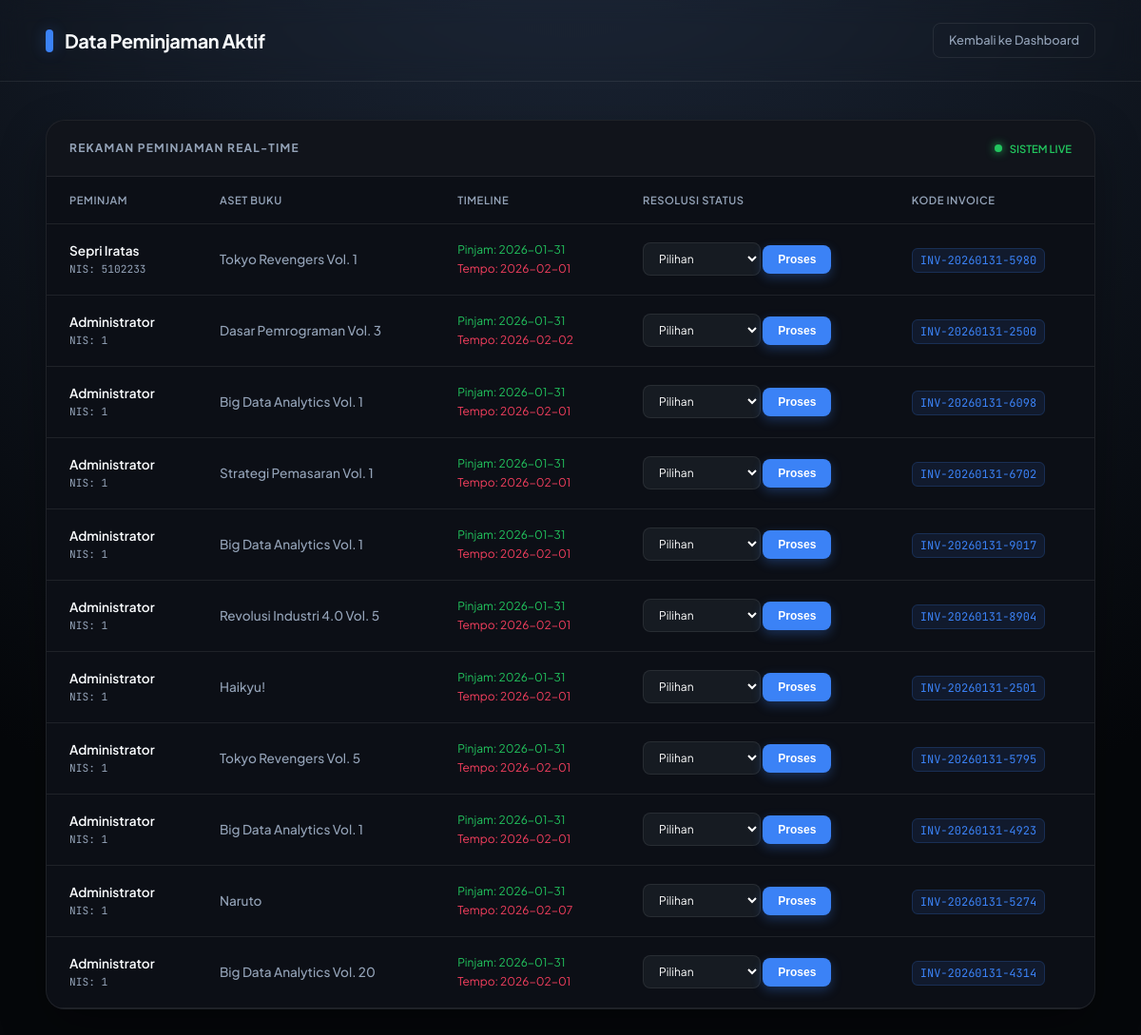
/public/admin/borrows.php (signed in), run on the app's committed database.
### tables this page shows
CREATE TABLE `borrows` (
  `id` int(11) NOT NULL,
  `user_id` bigint(20) NOT NULL,
  `book_id` int(11) NOT NULL,
  `borrow_date` date NOT NULL,
  `due_date` date NOT NULL,
  `return_date` date DEFAULT NULL,
  `status` enum('borrowed','reserved','returned','cancelled') DEFAULT 'reserved',
  `invoice_code` varchar(50) NOT NULL,
  `late_days` int(11) DEFAULT 0,
  `created_at` timestamp NOT NULL DEFAULT current_timestamp()
);

CREATE TABLE `users` (
  `id` bigint(20) NOT NULL COMMENT 'NIS / ID User',
  `nama` varchar(100) NOT NULL,
  `email` varchar(100) NOT NULL,
  `password` varchar(255) NOT NULL,
  `role` enum('admin','siswa') DEFAULT 'siswa',
  `created_at` timestamp NOT NULL DEFAULT current_timestamp()
);

CREATE TABLE `books` (
  `id` int(11) NOT NULL,
  `judul` varchar(255) NOT NULL,
  `kategori` varchar(100) DEFAULT NULL,
  `rack_code` varchar(20) DEFAULT NULL,
  `deskripsi` text DEFAULT NULL,
  `cover` text DEFAULT NULL,
  `status` enum('available','borrowed') DEFAULT 'available',
  `created_at` timestamp NOT NULL DEFAULT current_timestamp()
);

### public/admin/borrows.php (the view, shortened to what this page needs)
<?php
$db = DB::connect();
$sql = "SELECT b.id, u.id AS user_id, u.nama, bk.judul AS book_title, b.borrow_date, b.due_date, b.invoice_code
        FROM borrows b JOIN users u ON u.id = b.user_id JOIN books bk ON bk.id = b.book_id
        WHERE b.status = 'reserved' ORDER BY b.borrow_date DESC";
$borrows = $db->query($sql)->fetchAll();
?>
<!DOCTYPE html>
<html lang="id">
<head>
</head>
<body>
<header>
    <h1>Data Peminjaman Aktif</h1>
    <a href="/perpustakaan/public/admin/dashboard.php">Kembali ke Dashboard</a>
</header>
<div class="container">
    <div class="card">
        <div class="table-header">
            <span>Rekaman Peminjaman Real-time</span>
            <div style="display: flex; align-items: center; gap: 8px; font-size: 0.7rem; color: var(--success); font-weight: 600;">
                <div style="width: 8px; height: 8px; background: var(--success); border-radius: 50%; box-shadow: 0 0 10px var(--success);"></div>
                SISTEM LIVE
            </div>
        </div>
        <?php if (!$borrows): ?>
            <div class="empty-state">
                <p>Tidak ada data peminjaman aktif yang ditemukan.</p>
            </div>
        <?php else: ?>
            <table>
                <thead>
                    <tr>
                        <th>Peminjam</th>
                        <th>Aset Buku</th>
                        <th>Timeline</th>
                        <th>Resolusi Status</th>
                        <th>Kode Invoice</th>
                    </tr>
                </thead>
                <tbody>
                    <?php foreach ($borrows as $b): ?>
                    <tr>
                        <td data-label="Peminjam">
                            <div class="user-info">
                                <span style="font-weight: 600;"><?= htmlspecialchars($b['nama']) ?></span>
                                <span class="user-id">NIS: <?= $b['user_id'] ?></span>
                            </div>
                        </td>
                        <td data-label="Buku">
                            <span style="color: var(--text-dim); font-weight: 500;"><?= htmlspecialchars($b['book_title']) ?></span>
                        </td>
                        <td data-label="Timeline">
                            <div class="timeline-box">
                                <span style="color: var(--success);">Pinjam: <?= $b['borrow_date'] ?></span>
                                <span style="color: var(--danger);">Tempo: <?= $b['due_date'] ?></span>
                            </div>
                        </td>
                        <td data-label="Aksi">
                            <form method="POST">
                                <select name="status" required>
                                    <option value="">Pilihan</option>
                                </select>
                                <button type="submit">Proses</button>
                            </form>
                        </td>
                        <td data-label="Invoice">
                            <span class="invoice-code"><?= $b['invoice_code'] ?></span>
                        </td>
                    </tr>
                    <?php endforeach; ?>
                </tbody>
            </table>
        <?php endif; ?>
    </div>
</div>
</body>
</html>

### public/admin/borrows.php (style rules this page uses)
:root { --bg: #05070a; --surface: #0c0f16; --border: rgba(255, 255, 255, 0.08); --text-main: #f8fafc; --text-dim: #94a3b8; --primary: #3b82f6; --primary-glow: rgba(59, 130, 246, 0.3); --danger: #f43f5e; --success: #22c55e; --font-sans: 'Plus Jakarta Sans', sans-serif; --font-mono: 'JetBrains Mono', monospace; }
* { box-sizing: border-box; -webkit-font-smoothing: antialiased; }
body { margin: 0; background-color: var(--bg); background-image: radial-gradient(circle at 50% -20%, #1e293b 0%, var(--bg) 80%); color: var(--text-main); font-family: var(--font-sans); line-height: 1.5; min-height: 100vh; }
header { padding: 24px 48px; display: flex; justify-content: space-between; align-items: center; border-bottom: 1px solid var(--border); backdrop-filter: blur(12px); position: sticky; top: 0; z-index: 100; }
header h1 { margin: 0; font-size: 1.25rem; font-weight: 700; letter-spacing: -0.02em; display: flex; align-items: center; gap: 12px; }
header h1::before { content: ''; width: 8px; height: 24px; background: var(--primary); border-radius: 4px; box-shadow: 0 0 15px var(--primary-glow); }
header a { color: var(--text-dim); text-decoration: none; font-size: 0.8rem; font-weight: 500; padding: 8px 16px; border-radius: 8px; border: 1px solid var(--border); transition: all 0.2s; }
.container { padding: 40px 48px; max-width: 1400px; margin: 0 auto; }
.card { background: var(--surface); border: 1px solid var(--border); border-radius: 20px; overflow: hidden; box-shadow: 0 20px 50px rgba(0,0,0,0.3); }
.table-header { padding: 20px 24px; background: rgba(255,255,255,0.02); border-bottom: 1px solid var(--border); display: flex; justify-content: space-between; align-items: center; }
.table-header span { font-size: 0.75rem; color: var(--text-dim); text-transform: uppercase; letter-spacing: 0.1em; font-weight: 700; }
table { width: 100%; border-collapse: collapse; }
th { text-align: left; padding: 16px 24px; font-size: 0.7rem; text-transform: uppercase; letter-spacing: 0.05em; color: var(--text-dim); font-weight: 600; border-bottom: 1px solid var(--border); }
td { padding: 18px 24px; font-size: 0.85rem; border-bottom: 1px solid var(--border); color: var(--text-main); }
tbody tr { transition: background 0.2s; }
.user-info { display: flex; flex-direction: column; }
.user-id { font-size: 0.7rem; color: var(--text-dim); font-family: var(--font-mono); }
.timeline-box { font-size: 0.75rem; display: flex; flex-direction: column; gap: 2px; }
select { background: #161b22; color: #fff; border: 1px solid var(--border); border-radius: 8px; padding: 8px 12px; font-size: 0.75rem; font-family: var(--font-sans); cursor: pointer; outline: none; }
button { background: var(--primary); color: white; border: none; padding: 8px 16px; border-radius: 8px; font-size: 0.75rem; font-weight: 600; cursor: pointer; transition: all 0.2s; box-shadow: 0 4px 12px var(--primary-glow); }
.invoice-code { font-family: var(--font-mono); font-size: 0.75rem; color: var(--primary); background: rgba(59, 130, 246, 0.1); padding: 4px 8px; border-radius: 6px; border: 1px solid rgba(59, 130, 246, 0.2); }

### data on the page
borrows: user.nama "Sepri Iratas", user "5102233", book.judul "Tokyo Revengers Vol. 1", borrow_date "2026-01-31", due_date "2026-02-01", invoice_code "INV-20260131-5980"
borrows: user.nama "Administrator", user "1", book.judul "Dasar Pemrograman Vol. 3", borrow_date "2026-01-31", due_date "2026-02-02", invoice_code "INV-20260131-2500"
borrows: user.nama "Administrator", user "1", book.judul "Big Data Analytics Vol. 1", borrow_date "2026-01-31", due_date "2026-02-01", invoice_code "INV-20260131-6098"
borrows: user.nama "Administrator", user "1", book.judul "Strategi Pemasaran Vol. 1", borrow_date "2026-01-31", due_date "2026-02-01", invoice_code "INV-20260131-6702"
borrows: user.nama "Administrator", user "1", book.judul "Big Data Analytics Vol. 1", borrow_date "2026-01-31", due_date "2026-02-01", invoice_code "INV-20260131-9017"
borrows: user.nama "Administrator", user "1", book.judul "Revolusi Industri 4.0 Vol. 5", borrow_date "2026-01-31", due_date "2026-02-01", invoice_code "INV-20260131-8904"
borrows: user.nama "Administrator", user "1", book.judul "Haikyu!", borrow_date "2026-01-31", due_date "2026-02-01", invoice_code "INV-20260131-2501"
borrows: user.nama "Administrator", user "1", book.judul "Tokyo Revengers Vol. 5", borrow_date "2026-01-31", due_date "2026-02-01", invoice_code "INV-20260131-5795"
borrows: user.nama "Administrator", user "1", book.judul "Big Data Analytics Vol. 1", borrow_date "2026-01-31", due_date "2026-02-01", invoice_code "INV-20260131-4923"
borrows: user.nama "Administrator", user "1", book.judul "Naruto", borrow_date "2026-01-31", due_date "2026-02-07", invoice_code "INV-20260131-5274"
borrows: user.nama "Administrator", user "1", book.judul "Big Data Analytics Vol. 20", borrow_date "2026-01-31", due_date "2026-02-01", invoice_code "INV-20260131-4314"
